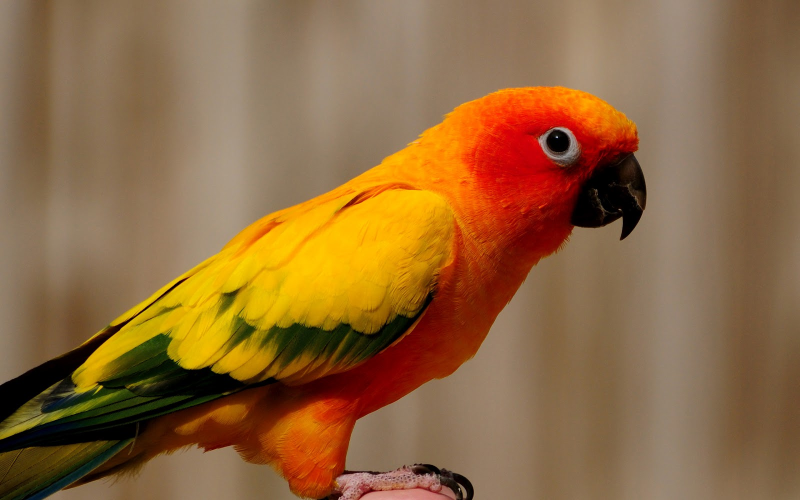
#> input picture image_processing/Image_Description_Recog/Images/QuerySample/parakeet1.jpg, 1600 x 1000 px (shown at 1/2 size)
$ python -i imagepreprocess.py   (imports and definitions only)
#> lines starting #> are read from the running program, lines starting #| are printed output that depends on the picture
import cv2
import numpy as np
import time
import os
import sys
from sklearn.cluster import KMeans
from sklearn import metrics

def preprocess(image):
    image_256x256 = cv2.resize(image,(128,128))
    colors = getcolors(image_256x256)
    #print colors
    image_gray = cv2.cvtColor(image_256x256,cv2.COLOR_BGR2GRAY)
    image_cleanup = cv2.medianBlur(image_gray,3)
    edges = cv2.Canny(image_cleanup,50,180)
    return edges, colors

#code courtesy: http://www.alanzucconi.com/2015/05/24/how-to-find-the-main-colours-in-an-image/
def getcolors(image):
    image_array = image.reshape((image.shape[0] * image.shape[1], 3))
    clusters = KMeans(n_clusters = 8)
    clusters.fit(image_array)

    hist = centroid_histogram(clusters)

    # Sort the clusters according to how many pixel they have
    zipped = zip (hist, clusters.cluster_centers_)
    zipped.sort(reverse=True, key=lambda x : x[0])
    hist, clusters.cluster_centers = zip(*zipped)

    return hist

def centroid_histogram(clt):
    numLabels = np.arange(0, len(np.unique(clt.labels_)) + 1)
    (hist, _) = np.histogram(clt.labels_, bins = numLabels)
    hist = hist.astype("float")
    hist /= hist.sum()
    return hist

def main():
    None

# [2 lines not run here, left out]

>>> import cv2
>>> picture = cv2.imread('Images/QuerySample/parakeet1.jpg', cv2.IMREAD_GRAYSCALE)
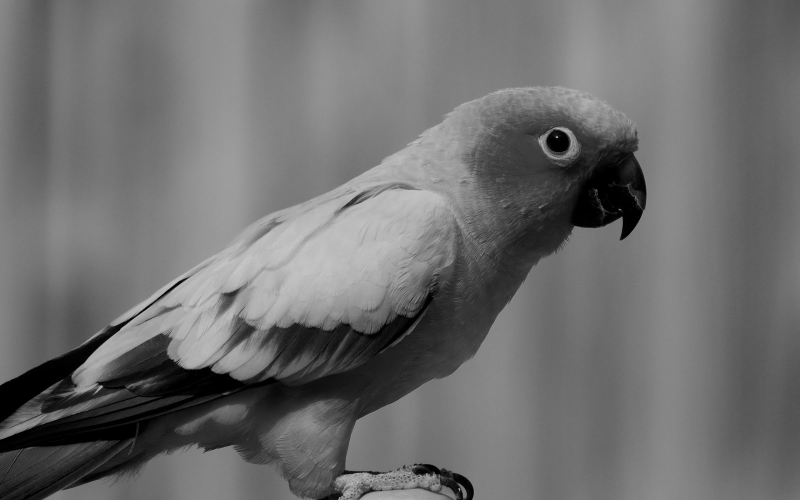
#> picture: shape (1000, 1600) (shown at 1/2 size); min 0, max 255, mean 110.3
>>> result = preprocess(picture)
#> in preprocess, `image_256x256 = cv2.resize(image,(128,128))`:
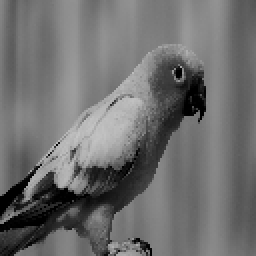
#> image_256x256: shape (128, 128) (shown 2 times larger); min 0, max 197, mean 110.3
#> (the run stopped early here; a loop or call above may not have finished)
